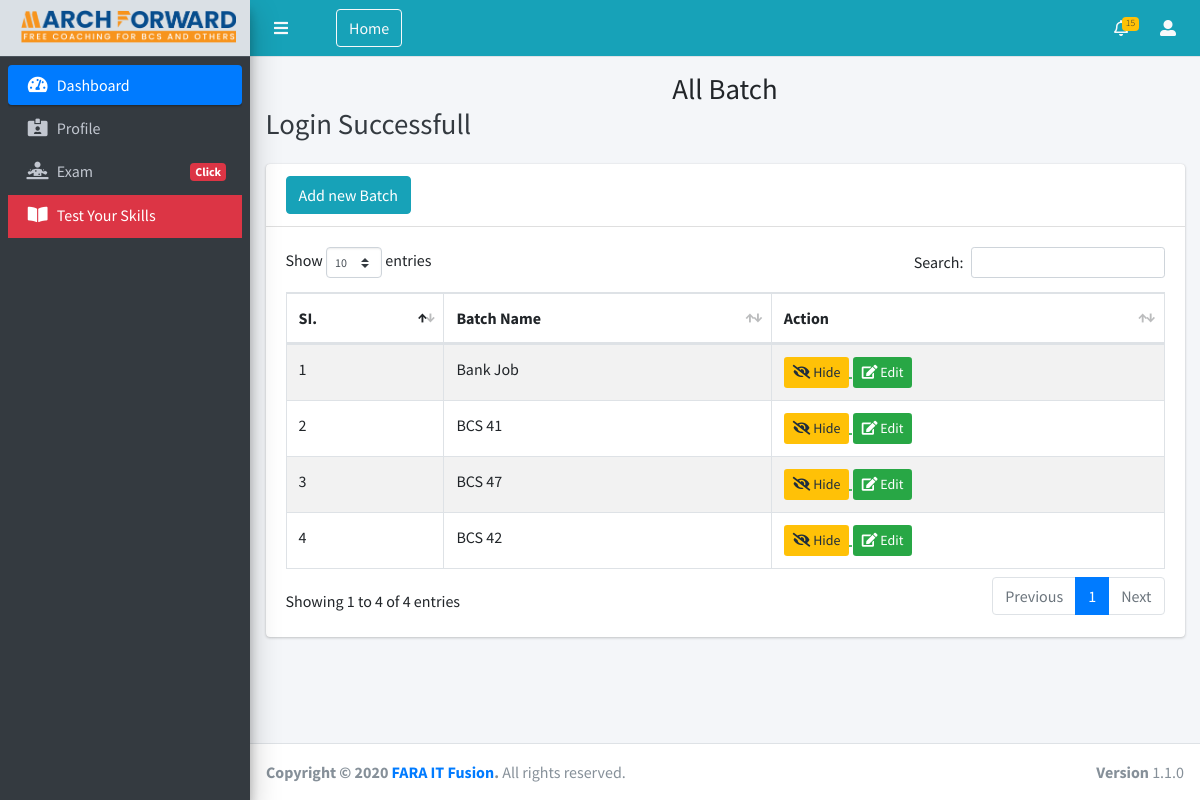
The page /all-course.php (signed in) on the database its author committed.
### tables this page shows
CREATE TABLE `course` (
  `id` int(100) NOT NULL,
  `name` varchar(1000) NOT NULL,
  `action` varchar(100) NOT NULL,
  `date` timestamp NOT NULL DEFAULT CURRENT_TIMESTAMP ON UPDATE CURRENT_TIMESTAMP
);

### all-course.php (the view, shortened to what this page needs)
<?php include("header.php"); ?>
<?php include ("left-sidebar.php");?>
     <div class="content-wrapper">
            <section class="content-header">
              <div class="container-fluid">
                <div class="row mb-2">
                  <div class="col-md-12">
                    <h1 style="text-align:center;">All Batch</h1>
                    <h1 class="m-0 text-dark"><?php display_message(); ?></h1>
                  </div>
                </div>
              </div>
            </section>
            <section class="content">
              <div class="container-fluid">
                <div class="row">
                  <div class="col-12">
                    <div class="card">
                      <div class="card-header">
                        <a href="/add-course.php" class="btn btn-info" role="button"> Add new Batch</a>
                      </div>
                      <div class="card-body">
                        <table id="example1" class="table table-bordered table-striped">
                          <thead>
                          <tr>
                            <th>SI.</th>
                            <th>Batch Name</th>
                            <th>Action</th>
                          </tr>
                          </thead>
                          <tbody>
                              <?php
                                $query = query("SELECT * FROM `course` WHERE  action='SHOW' ORDER BY id DESC");
                                $rows = mysqli_num_rows($query);
                                if($rows > 0)
                                {
                                    $i = 1;
                                    while($row = fetch_array($query))
                                    {
                                       ?>
                                       <tr>
                                            <td><?php echo $i?></td>
                                            <td><?php echo $row['name'];?></td>
                                            <td><abbr title="Click to Edit" class="text-success">
                                                <a href="hide-course.php?courseID=<?php echo $row['id']?>" class="btn btn-sm bg-warning">
                                                <i class="fa fa-eye-slash"></i> Hide</a>
                                                </abbr>
                                                <abbr title="Click to Edit" class="text-success">
                                                <a href="edit-course.php?editcourseID=<?php echo $row['id']?>" class="btn btn-sm bg-success">
                                                <i class="fas fa-edit"></i> Edit</a>
                                                </abbr>
                                            </td>
                                          </tr>
                                       <?php
                                       $i++;
                                    }
                                }
                              ?>
                          </tbody>
                        </table>
                      </div>
                    </div>
                  </div>
                </div>
              </div>
            </section>
          </div>
    <footer class="main-footer">
        <strong>Copyright &copy; 2020 <a href="http://faraitfusion.com">FARA IT Fusion</a>.</strong>
        All rights reserved.
        <div class="float-right d-none d-sm-inline-block">
            <b>Version</b> 1.1.0
        </div>
    </footer>
</div>
</body>
</html>

### rows shown on the page
course: name "Bank Job"
course: name "BCS 41"
course: name "BCS 47"
course: name "BCS 42"

### other values the page prints
$_SESSION['message'] "Login Successfull"
